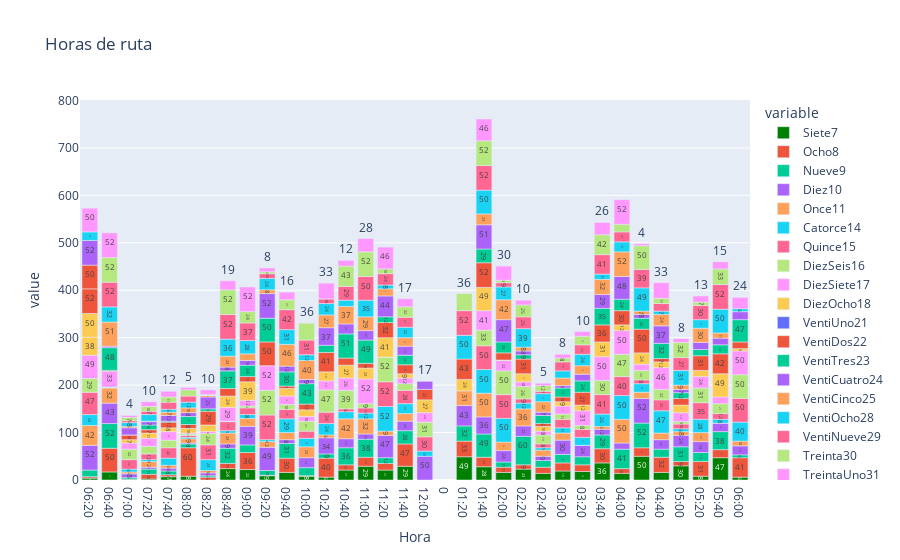

Notebook cell for this chart:
### Code cell
fig5.show()

### Figure 1 — Plotly figure (JSON) as saved in the notebook; plotly's stock layout.template omitted (floating-point values rounded to 4 significant figures)
{"data": [{"alignmentgroup": "True", "hovertemplate": "variable=Siete7<br>Hora=%{x}<br>value=%{y}<extra></extra>", "legendgroup": "Siete7", "marker": {"color": "green", "pattern": {"shape": ""}}, "name": "Siete7", "offsetgroup": "Siete7", "orientation": "v", "showlegend": true, "textposition": "auto", "texttemplate": "%{y}", "type": "bar", "x": ["06:20", "06:40", "07:00", "07:20", "07:40", "08:00", "08:20", "08:40", "09:00", "09:20", "09:40", "10:00", "10:20", "10:40", "11:00", "11:20", "11:40", "12:00", 0, "01:20", "01:40", "02:00", "02:20", "02:40", "03:00", "03:20", "03:40", "04:00", "04:20", "04:40", "05:00", "05:20", "05:40", "06:00", "06:20", "06:40"], "xaxis": "x", "y": [null, 17, 2, 2, 7, 8, 0, 24, 22, 9, 16, 8, 6, 21, 29, 21, 29, null, null, 49, 28, 16, 23, 14, 19, 18, 36, 14, 50, 16, 30, 8, 47, 6, 4, null], "yaxis": "y"}, {"alignmentgroup": "True", "hovertemplate": "variable=Ocho8<br>Hora=%{x}<br>value=%{y}<extra></extra>", "legendgroup": "Ocho8", "marker": {"color": "#EF553B", "pattern": {"shape": ""}}, "name": "Ocho8", "offsetgroup": "Ocho8", "orientation": "v", "showlegend": true, "textposition": "auto", "texttemplate": "%{y}", "type": "bar", "x": ["06:20", "06:40", "07:00", "07:20", "07:40", "08:00", "08:20", "08:40", "09:00", "09:20", "09:40", "10:00", "10:20", "10:40", "11:00", "11:20", "11:40", "12:00", 0, "01:20", "01:40", "02:00", "02:20", "02:40", "03:00", "03:20", "03:40", "04:00", "04:20", "04:40", "05:00", "05:20", "05:40", "06:00", "06:20", "06:40"], "xaxis": "x", "y": [null, 50, 0, 10, 4, 60, 6, 11, 36, 1, 30, 1, 40, 11, 19, 14, 47, null, null, 33, 20, 11, 9, 13, 17, 14, 30, 10, 18, 32, 9, 31, 17, 41, 3, null], "yaxis": "y"}, {"alignmentgroup": "True", "hovertemplate": "variable=Nueve9<br>Hora=%{x}<br>value=%{y}<extra></extra>", "legendgroup": "Nueve9", "marker": {"color": "#00cc96", "pattern": {"shape": ""}}, "name": "Nueve9", "offsetgroup": "Nueve9", "orientation": "v", "showlegend": true, "textposition": "auto", "texttemplate": "%{y}", "type": "bar", "x": ["06:20", "06:40", "07:00", "07:20", "07:40", "08:00", "08:20", "08:40", "09:00", "09:20", "09:40", "10:00", "10:20", "10:40", "11:00", "11:20", "11:40", "12:00", 0, "01:20", "01:40", "02:00", "02:20", "02:40", "03:00", "03:20", "03:40", "04:00", "04:20", "04:40", "05:00", "05:20", "05:40", "06:00", "06:20", "06:40"], "xaxis": "x", "y": [null, 52, 3, 11, 8, 8, 3, 32, 16, 10, 31, 17, 9, 36, 38, 12, 28, null, null, 32, 49, 11, 60, 14, 18, 17, 29, 41, 52, 17, 31, 19, 38, 6, 14, null], "yaxis": "y"}, {"alignmentgroup": "True", "hovertemplate": "variable=Diez10<br>Hora=%{x}<br>value=%{y}<extra></extra>", "legendgroup": "Diez10", "marker": {"color": "#ab63fa", "pattern": {"shape": ""}}, "name": "Diez10", "offsetgroup": "Diez10", "orientation": "v", "showlegend": true, "textposition": "auto", "texttemplate": "%{y}", "type": "bar", "x": ["06:20", "06:40", "07:00", "07:20", "07:40", "08:00", "08:20", "08:40", "09:00", "09:20", "09:40", "10:00", "10:20", "10:40", "11:00", "11:20", "11:40", "12:00", 0, "01:20", "01:40", "02:00", "02:20", "02:40", "03:00", "03:20", "03:40", "04:00", "04:20", "04:40", "05:00", "05:20", "05:40", "06:00", "06:20", "06:40"], "xaxis": "x", "y": [null, 43, 8, 4, 6, 2, 6, 9, 39, 49, 8, 21, 34, 19, 11, 47, 20, 50, null, 43, 36, 24, 22, 9, 30, 24, 12, 13, 52, 20, 24, 23, 18, 19, 52, null], "yaxis": "y"}, {"alignmentgroup": "True", "hovertemplate": "variable=Once11<br>Hora=%{x}<br>value=%{y}<extra></extra>", "legendgroup": "Once11", "marker": {"color": "#FFA15A", "pattern": {"shape": ""}}, "name": "Once11", "offsetgroup": "Once11", "orientation": "v", "showlegend": true, "textposition": "auto", "texttemplate": "%{y}", "type": "bar", "x": ["06:20", "06:40", "07:00", "07:20", "07:40", "08:00", "08:20", "08:40", "09:00", "09:20", "09:40", "10:00", "10:20", "10:40", "11:00", "11:20", "11:40", "12:00", 0, "01:20", "01:40", "02:00", "02:20", "02:40", "03:00", "03:20", "03:40", "04:00", "04:20", "04:40", "05:00", "05:20", "05:40", "06:00", "06:20", "06:40"], "xaxis": "x", "y": [null, 32, 4, 12, 6, 9, 5, 23, 17, 12, 15, 23, 6, 42, 32, 9, 16, null, null, 31, 50, 18, 36, 13, 15, 0, 6, 50, 13, 14, 8, 19, 0, 10, 42, null], "yaxis": "y"}, {"alignmentgroup": "True", "hovertemplate": "variable=Catorce14<br>Hora=%{x}<br>value=%{y}<extra></extra>", "legendgroup": "Catorce14", "marker": {"color": "#19d3f3", "pattern": {"shape": ""}}, "name": "Catorce14", "offsetgroup": "Catorce14", "orientation": "v", "showlegend": true, "textposition": "auto", "texttemplate": "%{y}", "type": "bar", "x": ["06:20", "06:40", "07:00", "07:20", "07:40", "08:00", "08:20", "08:40", "09:00", "09:20", "09:40", "10:00", "10:20", "10:40", "11:00", "11:20", "11:40", "12:00", 0, "01:20", "01:40", "02:00", "02:20", "02:40", "03:00", "03:20", "03:40", "04:00", "04:20", "04:40", "05:00", "05:20", "05:40", "06:00", "06:20", "06:40"], "xaxis": "x", "y": [23, 2, 6, 4, 15, 3, 23, 5, 8, 4, 29, 18, 24, 15, 12, 52, 21, 11, null, null, 50, 50, 12, 5, 11, 17, 26, 50, 18, 47, 6, 28, 8, 40, null, null], "yaxis": "y"}, {"alignmentgroup": "True", "hovertemplate": "variable=Quince15<br>Hora=%{x}<br>value=%{y}<extra></extra>", "legendgroup": "Quince15", "marker": {"color": "#FF6692", "pattern": {"shape": ""}}, "name": "Quince15", "offsetgroup": "Quince15", "orientation": "v", "showlegend": true, "textposition": "auto", "texttemplate": "%{y}", "type": "bar", "x": ["06:20", "06:40", "07:00", "07:20", "07:40", "08:00", "08:20", "08:40", "09:00", "09:20", "09:40", "10:00", "10:20", "10:40", "11:00", "11:20", "11:40", "12:00", 0, "01:20", "01:40", "02:00", "02:20", "02:40", "03:00", "03:20", "03:40", "04:00", "04:20", "04:40", "05:00", "05:20", "05:40", "06:00", "06:20", "06:40"], "xaxis": "x", "y": [47, 0, 20, 12, 22, 4, 31, 19, 14, 52, 20, 15, 24, 6, 11, 52, 28, 30, null, null, 50, 50, 9, 8, 18, 17, 41, 40, 8, 23, 10, 35, 12, 50, null, null], "yaxis": "y"}, {"alignmentgroup": "True", "hovertemplate": "variable=DiezSeis16<br>Hora=%{x}<br>value=%{y}<extra></extra>", "legendgroup": "DiezSeis16", "marker": {"color": "#B6E880", "pattern": {"shape": ""}}, "name": "DiezSeis16", "offsetgroup": "DiezSeis16", "orientation": "v", "showlegend": true, "textposition": "auto", "texttemplate": "%{y}", "type": "bar", "x": ["06:20", "06:40", "07:00", "07:20", "07:40", "08:00", "08:20", "08:40", "09:00", "09:20", "09:40", "10:00", "10:20", "10:40", "11:00", "11:20", "11:40", "12:00", 0, "01:20", "01:40", "02:00", "02:20", "02:40", "03:00", "03:20", "03:40", "04:00", "04:20", "04:40", "05:00", "05:20", "05:40", "06:00", "06:20", "06:40"], "xaxis": "x", "y": [29, 0, 22, 16, 16, 3, 24, 1, 4, 52, 10, 21, 47, 39, 9, 52, 14, 31, null, null, 33, 50, 26, 19, 11, 8, 30, 47, 20, 22, 5, 31, 21, 50, null, null], "yaxis": "y"}, {"alignmentgroup": "True", "hovertemplate": "variable=DiezSiete17<br>Hora=%{x}<br>value=%{y}<extra></extra>", "legendgroup": "DiezSiete17", "marker": {"color": "#FF97FF", "pattern": {"shape": ""}}, "name": "DiezSiete17", "offsetgroup": "DiezSiete17", "orientation": "v", "showlegend": true, "textposition": "auto", "texttemplate": "%{y}", "type": "bar", "x": ["06:20", "06:40", "07:00", "07:20", "07:40", "08:00", "08:20", "08:40", "09:00", "09:20", "09:40", "10:00", "10:20", "10:40", "11:00", "11:20", "11:40", "12:00", 0, "01:20", "01:40", "02:00", "02:20", "02:40", "03:00", "03:20", "03:40", "04:00", "04:20", "04:40", "05:00", "05:20", "05:40", "06:00", "06:20", "06:40"], "xaxis": "x", "y": [49, 33, 13, 17, 18, 2, 4, 29, 12, 52, 18, 10, 19, 26, 52, 0, 12, 20, null, null, 41, 22, 10, 8, 17, 31, 50, 50, 13, 46, 19, 24, 14, 50, null, null], "yaxis": "y"}, {"alignmentgroup": "True", "hovertemplate": "variable=DiezOcho18<br>Hora=%{x}<br>value=%{y}<extra></extra>", "legendgroup": "DiezOcho18", "marker": {"color": "#FECB52", "pattern": {"shape": ""}}, "name": "DiezOcho18", "offsetgroup": "DiezOcho18", "orientation": "v", "showlegend": true, "textposition": "auto", "texttemplate": "%{y}", "type": "bar", "x": ["06:20", "06:40", "07:00", "07:20", "07:40", "08:00", "08:20", "08:40", "09:00", "09:20", "09:40", "10:00", "10:20", "10:40", "11:00", "11:20", "11:40", "12:00", 0, "01:20", "01:40", "02:00", "02:20", "02:40", "03:00", "03:20", "03:40", "04:00", "04:20", "04:40", "05:00", "05:20", "05:40", "06:00", "06:20", "06:40"], "xaxis": "x", "y": [38, 0, 7, 11, 8, 10, 14, 24, 39, 0, 16, 14, 19, 27, 23, 41, 9, 27, null, 24, 49, 1, 17, 10, 9, 12, 31, 12, 24, 12, 16, 13, 49, 5, 50, null], "yaxis": "y"}, {"alignmentgroup": "True", "hovertemplate": "variable=VentiUno21<br>Hora=%{x}<br>value=%{y}<extra></extra>", "legendgroup": "VentiUno21", "marker": {"color": "#636efa", "pattern": {"shape": ""}}, "name": "VentiUno21", "offsetgroup": "VentiUno21", "orientation": "v", "showlegend": true, "textposition": "auto", "texttemplate": "%{y}", "type": "bar", "x": ["06:20", "06:40", "07:00", "07:20", "07:40", "08:00", "08:20", "08:40", "09:00", "09:20", "09:40", "10:00", "10:20", "10:40", "11:00", "11:20", "11:40", "12:00", 0, "01:20", "01:40", "02:00", "02:20", "02:40", "03:00", "03:20", "03:40", "04:00", "04:20", "04:40", "05:00", "05:20", "05:40", "06:00", "06:20", "06:40"], "xaxis": "x", "y": [null, null, null, null, null, null, null, null, null, null, null, null, null, null, null, null, null, null, null, null, null, null, null, null, null, null, null, null, null, null, null, null, null, null, null, null], "yaxis": "y"}, {"alignmentgroup": "True", "hovertemplate": "variable=VentiDos22<br>Hora=%{x}<br>value=%{y}<extra></extra>", "legendgroup": "VentiDos22", "marker": {"color": "#EF553B", "pattern": {"shape": ""}}, "name": "VentiDos22", "offsetgroup": "VentiDos22", "orientation": "v", "showlegend": true, "textposition": "auto", "texttemplate": "%{y}", "type": "bar", "x": ["06:20", "06:40", "07:00", "07:20", "07:40", "08:00", "08:20", "08:40", "09:00", "09:20", "09:40", "10:00", "10:20", "10:40", "11:00", "11:20", "11:40", "12:00", 0, "01:20", "01:40", "02:00", "02:20", "02:40", "03:00", "03:20", "03:40", "04:00", "04:20", "04:40", "05:00", "05:20", "05:40", "06:00", "06:20", "06:40"], "xaxis": "x", "y": [52, 2, 10, 7, 12, 8, 29, 16, 11, 50, 5, 12, 41, 15, 10, 32, 19, 22, null, 43, 52, 15, 31, 6, 10, 27, 36, 30, 50, 7, 14, 31, 42, 14, 50, null], "yaxis": "y"}, {"alignmentgroup": "True", "hovertemplate": "variable=VentiTres23<br>Hora=%{x}<br>value=%{y}<extra></extra>", "legendgroup": "VentiTres23", "marker": {"color": "#00cc96", "pattern": {"shape": ""}}, "name": "VentiTres23", "offsetgroup": "VentiTres23", "orientation": "v", "showlegend": true, "textposition": "auto", "texttemplate": "%{y}", "type": "bar", "x": ["06:20", "06:40", "07:00", "07:20", "07:40", "08:00", "08:20", "08:40", "09:00", "09:20", "09:40", "10:00", "10:20", "10:40", "11:00", "11:20", "11:40", "12:00", 0, "01:20", "01:40", "02:00", "02:20", "02:40", "03:00", "03:20", "03:40", "04:00", "04:20", "04:40", "05:00", "05:20", "05:40", "06:00", "06:20", "06:40"], "xaxis": "x", "y": [null, 48, 0, 10, 2, 17, 5, 37, 24, 50, 30, 43, 15, 51, 49, 12, 20, null, null, null, 29, 23, 9, 17, 19, 24, 35, 24, 23, 32, 12, 13, 19, 47, null, null], "yaxis": "y"}, {"alignmentgroup": "True", "hovertemplate": "variable=VentiCuatro24<br>Hora=%{x}<br>value=%{y}<extra></extra>", "legendgroup": "VentiCuatro24", "marker": {"color": "#ab63fa", "pattern": {"shape": ""}}, "name": "VentiCuatro24", "offsetgroup": "VentiCuatro24", "orientation": "v", "showlegend": true, "textposition": "auto", "texttemplate": "%{y}", "type": "bar", "x": ["06:20", "06:40", "07:00", "07:20", "07:40", "08:00", "08:20", "08:40", "09:00", "09:20", "09:40", "10:00", "10:20", "10:40", "11:00", "11:20", "11:40", "12:00", 0, "01:20", "01:40", "02:00", "02:20", "02:40", "03:00", "03:20", "03:40", "04:00", "04:20", "04:40", "05:00", "05:20", "05:40", "06:00", "06:20", "06:40"], "xaxis": "x", "y": [52, 3, 15, 7, 12, 8, 25, 8, 10, 52, 12, 9, 37, 21, 20, 44, 19, 17, null, null, 51, 47, 8, 7, 5, 14, 29, 48, 8, 37, 7, 15, 14, 17, null, null], "yaxis": "y"}, {"alignmentgroup": "True", "hovertemplate": "variable=VentiCinco25<br>Hora=%{x}<br>value=%{y}<extra></extra>", "legendgroup": "VentiCinco25", "marker": {"color": "#FFA15A", "pattern": {"shape": ""}}, "name": "VentiCinco25", "offsetgroup": "VentiCinco25", "orientation": "v", "showlegend": true, "textposition": "auto", "texttemplate": "%{y}", "type": "bar", "x": ["06:20", "06:40", "07:00", "07:20", "07:40", "08:00", "08:20", "08:40", "09:00", "09:20", "09:40", "10:00", "10:20", "10:40", "11:00", "11:20", "11:40", "12:00", 0, "01:20", "01:40", "02:00", "02:20", "02:40", "03:00", "03:20", "03:40", "04:00", "04:20", "04:40", "05:00", "05:20", "05:40", "06:00", "06:20", "06:40"], "xaxis": "x", "y": [null, 51, 3, 1, 7, 10, 3, 23, 14, 8, 46, 40, 27, 37, 29, 15, 18, null, null, null, 23, 42, 8, 22, 16, 18, 32, 52, 7, 24, 9, 30, 11, 0, null, null], "yaxis": "y"}, {"alignmentgroup": "True", "hovertemplate": "variable=VentiOcho28<br>Hora=%{x}<br>value=%{y}<extra></extra>", "legendgroup": "VentiOcho28", "marker": {"color": "#19d3f3", "pattern": {"shape": ""}}, "name": "VentiOcho28", "offsetgroup": "VentiOcho28", "orientation": "v", "showlegend": true, "textposition": "auto", "texttemplate": "%{y}", "type": "bar", "x": ["06:20", "06:40", "07:00", "07:20", "07:40", "08:00", "08:20", "08:40", "09:00", "09:20", "09:40", "10:00", "10:20", "10:40", "11:00", "11:20", "11:40", "12:00", 0, "01:20", "01:40", "02:00", "02:20", "02:40", "03:00", "03:20", "03:40", "04:00", "04:20", "04:40", "05:00", "05:20", "05:40", "06:00", "06:20", "06:40"], "xaxis": "x", "y": [null, 32, 8, 14, 6, 12, 1, 36, 28, 24, 31, 12, 24, 13, 35, 8, 22, null, null, 50, 50, 27, 39, 17, 15, 24, 11, 21, 49, 7, 31, 18, 50, 6, 18, null], "yaxis": "y"}, {"alignmentgroup": "True", "hovertemplate": "variable=VentiNueve29<br>Hora=%{x}<br>value=%{y}<extra></extra>", "legendgroup": "VentiNueve29", "marker": {"color": "#FF6692", "pattern": {"shape": ""}}, "name": "VentiNueve29", "offsetgroup": "VentiNueve29", "orientation": "v", "showlegend": true, "textposition": "auto", "texttemplate": "%{y}", "type": "bar", "x": ["06:20", "06:40", "07:00", "07:20", "07:40", "08:00", "08:20", "08:40", "09:00", "09:20", "09:40", "10:00", "10:20", "10:40", "11:00", "11:20", "11:40", "12:00", 0, "01:20", "01:40", "02:00", "02:20", "02:40", "03:00", "03:20", "03:40", "04:00", "04:20", "04:40", "05:00", "05:20", "05:40", "06:00", "06:20", "06:40"], "xaxis": "x", "y": [null, 52, 4, 7, 15, 13, 0, 52, 37, 10, 42, 31, 10, 29, 50, 24, 21, null, null, 52, 52, 9, 25, 5, 19, 20, 41, 21, 39, 16, 27, 30, 52, null, null, null], "yaxis": "y"}, {"alignmentgroup": "True", "hovertemplate": "variable=Treinta30<br>Hora=%{x}<br>value=%{y}<extra></extra>", "legendgroup": "Treinta30", "marker": {"color": "#B6E880", "pattern": {"shape": ""}}, "name": "Treinta30", "offsetgroup": "Treinta30", "orientation": "v", "showlegend": true, "textposition": "auto", "texttemplate": "%{y}", "type": "bar", "x": ["06:20", "06:40", "07:00", "07:20", "07:40", "08:00", "08:20", "08:40", "09:00", "09:20", "09:40", "10:00", "10:20", "10:40", "11:00", "11:20", "11:40", "12:00", 0, "01:20", "01:40", "02:00", "02:20", "02:40", "03:00", "03:20", "03:40", "04:00", "04:20", "04:40", "05:00", "05:20", "05:40", "06:00", "06:20", "06:40"], "xaxis": "x", "y": [null, 52, 7, 10, 11, 13, 1, 52, 24, 4, 21, 36, 0, 43, 52, 10, 22, null, null, 36, 52, 5, 25, 12, 8, 18, 42, 16, 50, 11, 32, 7, 33, null, null, null], "yaxis": "y"}, {"alignmentgroup": "True", "hovertemplate": "variable=TreintaUno31<br>Hora=%{x}<br>value=%{y}<extra></extra>", "legendgroup": "TreintaUno31", "marker": {"color": "#FF97FF", "pattern": {"shape": ""}}, "name": "TreintaUno31", "offsetgroup": "TreintaUno31", "orientation": "v", "showlegend": true, "textposition": "auto", "texttemplate": "%{y}", "type": "bar", "x": ["06:20", "06:40", "07:00", "07:20", "07:40", "08:00", "08:20", "08:40", "09:00", "09:20", "09:40", "10:00", "10:20", "10:40", "11:00", "11:20", "11:40", "12:00", 0, "01:20", "01:40", "02:00", "02:20", "02:40", "03:00", "03:20", "03:40", "04:00", "04:20", "04:40", "05:00", "05:20", "05:40", "06:00", "06:20", "06:40"], "xaxis": "x", "y": [null, 52, 4, 10, 12, 5, 10, 19, 52, 8, 16, 0, 33, 12, 28, 46, 17, null, null, null, 46, 30, 10, 5, 8, 10, 26, 52, 4, 33, 8, 13, 15, 24, 50, null], "yaxis": "y"}], "layout": {"barmode": "relative", "legend": {"title": {"text": "variable"}, "tracegroupgap": 0}, "title": {"text": "Horas de ruta"}, "xaxis": {"anchor": "y", "domain": [0, 1], "title": {"text": "Hora"}}, "yaxis": {"anchor": "x", "domain": [0, 1], "title": {"text": "value"}}}}
